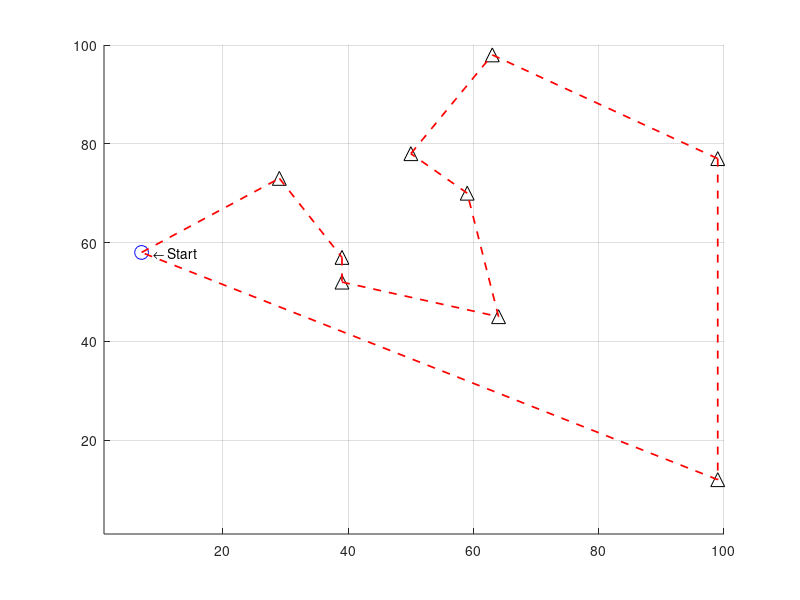

Write the MATLAB code that produced this figure. (Note: this script raises an error after producing the figure.)
% TSP GA
% Kai brooks
% Jun 2019
% Description
%
% Solves the travelling salesman problem using a genetic algorithm

clc
close all
clear all
format

rng('shuffle')

maxCities = 10;  % number of cities to visit
minLoc = 1;  % minimum coordinate to generate for city locations
maxLoc = 100;  % maximum coordinate to generate for city locations
verbose = 1;    % outputs things, maybe
attempts = 100; % number of attempts to bruteforce the solution before giving up
plotMarkerSize = 10;   % size of markers on map
totalDist = 0;   % total distance travelled
o_nn = 0;        % big o for bruteforce method
maxCpuTime = 100; % max loops various functions will use before giving up and moving on

gifOutput = 0;  % outputs a gif or not
gifWritten = 0;

nn = 1;         % nearest-neighbor algorithm
bf = 0;         % bruteforce algorithm


% Generate points
cities = randi([minLoc, maxLoc],2,maxCities); % generate crooked matrix
cities = rot90(cities);  % rotate to form cities(x1,y1) for each point
cities = unique(cities,'rows'); % remove duplicate entries

if (length(cities) ~= maxCities)
    fprintf('*** Generated duplicate city coordinates, pruning %i entries.\n*** New maxCities = %i \n', maxCities - length(cities), length(cities))
end

maxCities = length(cities);  % shorten everything else if we don't have enough cities


startingCity = randi(maxCities);
currentCity = startingCity;

visited = zeros([maxCities],1); % boolean to mark each visited city
visited(currentCity) = 1;

visitedOrder = zeros([maxCities],1); % vector to store the order which we visited each city
visitedOrder(currentCity) = 1;

% Create bruteforce path matrix: o(n!)
arr = [1:maxCities];
bfVisitOrder = perms(arr);
fprintf('Bruteforce computation will take %i iterations\n',length(bfVisitOrder))
bfVisitOrder = rot90(bfVisitOrder); % flip it to make indexing easier


% Map cities to give the user something to look at while we compute
f = figure('units','normalized','outerposition',[0 0 1 1])
axis tight manual % this ensures that getframe() returns a consistent size
filename = 'nn.gif';
hold on
grid on

xlim([minLoc maxLoc])
ylim([minLoc maxLoc])

% Attempt bruteforce distance
% Find distance between all cities from current location

% Plot cities
for i=1:maxCities
    if i == startingCity
        plot(cities(i,1),cities(i,2),'bo','MarkerSize',plotMarkerSize)
    else
        plot(cities(i,1),cities(i,2),'k^','MarkerSize',plotMarkerSize)
    end
end
txt = '    \leftarrow Start';
text(cities(startingCity,1),cities(startingCity,2),txt)

% Nearest Neighbor Algorithm
if nn == 1
    for j = 2:maxCities
        
        o_nn = o_nn + 1;
        
        ccLoc = [cities(currentCity,1), cities(currentCity,2)]; % coords of current city
        
        minDist = maxLoc^2;   % starting distance, make maximum possible
        
        for i = 1:maxCities
            o_nn = o_nn + 1;
            
            if visited(i) == 1, continue, end % skip cities we've visited
            
            a = ccLoc;  % current city coordinates
            b = [cities(i,1),cities(i,2)];
            
            checkDistance = [a;b]; % select two points
            
            distance = pdist(checkDistance,'euclidean');    % find distance between them
            
            % Draw decision lines
            if gifOutput == 1
                % Draw 'decision' line
                x = [cities(currentCity,1), cities(i,1)];
                y = [cities(currentCity,2), cities(i,2)];
                plot(x,y,'g:','LineWidth',plotMarkerSize/8)
                
                
                drawnow
                % Capture the plot as an image
                title("" + o_nn)
                if  gifWritten == 0
                    gifWritten = 1;
                    gif('nn.gif','DelayTime',0.01,'LoopCount',1,'frame',gcf)
                else
                    gifWritten = 1;
                    gif
                end
            end
            
            
            if distance < minDist
                minDist = distance;
                nextCity = i;
                nextLoc = [cities(i,1),cities(i,2)];
            end
        end
        
        %  what we found for the next move
        minDist;
        nextCity;
        
        %fprintf('Moving to city %i with a distance of %.2f \n',nextCity,minDist)
        
        % Plot line to shortest next, vector 1 is both x's, 2 is both y's
        x = [cities(currentCity,1), cities(nextCity,1)];
        y = [cities(currentCity,2), cities(nextCity,2)];
        plot(x,y,'r--','LineWidth',plotMarkerSize/8)
        
        %txt = 'Next \rightarrow  ';
        %text(cities(nextCity,1),cities(nextCity,2),txt,'HorizontalAlignment','right')
        
        % Update for next loop
        currentCity = nextCity;
        visited(nextCity) = 1;
        visitedOrder(j) = nextCity;
        totalDist = totalDist + minDist;
        
        % Break if we've visited everything
        if sum(visited) == maxCities, break, end
        
    end
    
    % Complete the loop
    a = ccLoc;  % current city coordinates
    b = [cities(startingCity,1),cities(startingCity,2)];
    
    checkDistance = [a;b]; % select two points
    distance = pdist(checkDistance,'euclidean');
    totalDist = totalDist + distance; % Update total distance once more
    
    x = [cities(currentCity,1), cities(startingCity,1)];
    y = [cities(currentCity,2), cities(startingCity,2)];
    plot(x,y,'r--','LineWidth',plotMarkerSize/8)
    
    drawnow
    gif

end




fprintf('-- Travelling done! -- \n')

%visitedOrder
totalDist
o_nn
